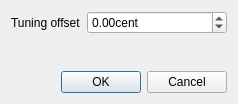
<?xml version="1.0" encoding="UTF-8"?>
<ui version="4.0">
 <class>Dialog</class>
 <widget class="QDialog" name="Dialog">
  <property name="geometry">
   <rect>
    <x>0</x>
    <y>0</y>
    <width>238</width>
    <height>104</height>
   </rect>
  </property>
  <property name="windowTitle">
   <string>Choose tuning offset</string>
  </property>
  <layout class="QVBoxLayout" name="verticalLayout">
   <item>
    <layout class="QFormLayout" name="formLayout">
     <item row="1" column="0">
      <widget class="QLabel" name="label">
       <property name="text">
        <string>Tuning offset</string>
       </property>
      </widget>
     </item>
     <item row="1" column="1">
      <widget class="QDoubleSpinBox" name="tuningSpinBox">
       <property name="sizePolicy">
        <sizepolicy hsizetype="Preferred" vsizetype="Fixed">
         <horstretch>0</horstretch>
         <verstretch>0</verstretch>
        </sizepolicy>
       </property>
       <property name="suffix">
        <string>cent</string>
       </property>
       <property name="minimum">
        <double>-200.000000000000000</double>
       </property>
       <property name="maximum">
        <double>200.990000000000009</double>
       </property>
       <property name="singleStep">
        <double>10.000000000000000</double>
       </property>
      </widget>
     </item>
    </layout>
   </item>
   <item>
    <widget class="QDialogButtonBox" name="buttonBox">
     <property name="orientation">
      <enum>Qt::Horizontal</enum>
     </property>
     <property name="standardButtons">
      <set>QDialogButtonBox::Cancel|QDialogButtonBox::Ok</set>
     </property>
    </widget>
   </item>
  </layout>
 </widget>
 <resources/>
 <connections>
  <connection>
   <sender>buttonBox</sender>
   <signal>accepted()</signal>
   <receiver>Dialog</receiver>
   <slot>accept()</slot>
   <hints>
    <hint type="sourcelabel">
     <x>248</x>
     <y>254</y>
    </hint>
    <hint type="destinationlabel">
     <x>157</x>
     <y>274</y>
    </hint>
   </hints>
  </connection>
  <connection>
   <sender>buttonBox</sender>
   <signal>rejected()</signal>
   <receiver>Dialog</receiver>
   <slot>reject()</slot>
   <hints>
    <hint type="sourcelabel">
     <x>316</x>
     <y>260</y>
    </hint>
    <hint type="destinationlabel">
     <x>286</x>
     <y>274</y>
    </hint>
   </hints>
  </connection>
 </connections>
</ui>
